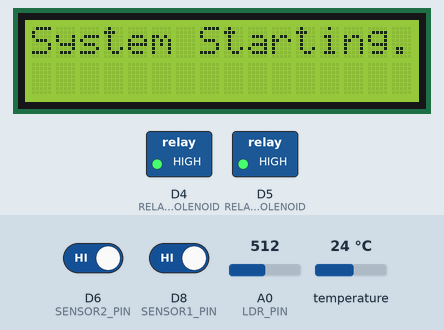
The sketch below on a simulated ESP8266 (NodeMCU). Shown: 16×2 character LCD, switched loads named in the sketch (green lamp = pin HIGH). The inputs (shaded band) are chosen by the test bench; at power-on: A0 (LDR_PIN) = 512, temperature 24 °C, D6 (SENSOR2_PIN) HIGH, D8 (SENSOR1_PIN) HIGH. What the sketch prints to the serial monitor is not drawn.

Above: at 2.2 s.
At 5.3 s:
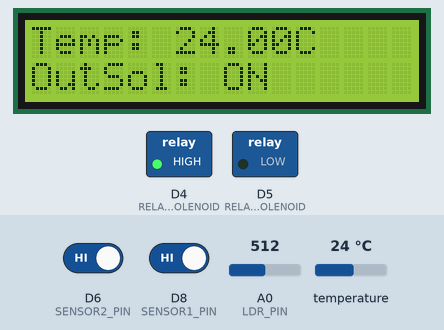
5.4 s: A0 (LDR_PIN) set to 589
7.4 s: A0 (LDR_PIN) set to 616
At 8.3 s:
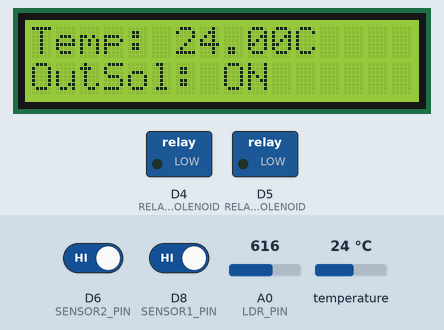
9.2 s: temperature set to 12 °C
At 11.2 s:
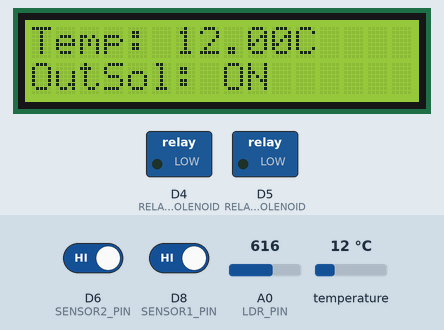
13.9 s: temperature set to 19 °C
At 15.0 s:
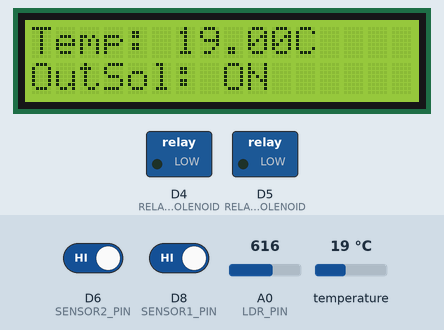
Timing chart, 0 to 16.9 s (numbered marks = the images above; inputs shaded):
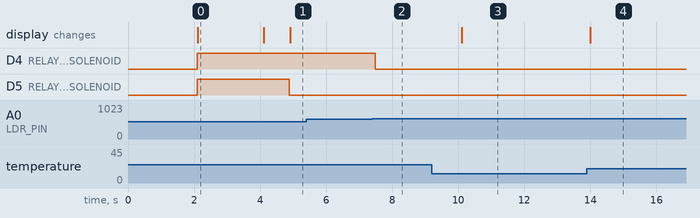

Measured:
- the behaviour switches between 599 and 600 on A0 (LDR_PIN) (found by bisection; images 1 and 2)
- after the input at 5.4 s, every drawn part: stays the same
- after the input at 7.4 s, D4 (RELAY_PIN_SOLENOID): HIGH → LOW after 0.08 s
- after the input at 9.2 s, the display: changes after 0.91 s (image 3)
- after the input at 13.9 s, the display: changes after 0.10 s (image 4)
- what the display in image 0 shows lasts 2.0 s, from 2.1 s to 4.1 s

The sketch:

SmartWaterControl.ino
```cpp
#include <Wire.h>
#include <LiquidCrystal_I2C.h>
#include <OneWire.h>
#include <DallasTemperature.h>

// Pin assignments
#define SENSOR1_PIN D8          // First water sensor connected to D8
#define SENSOR2_PIN D6          // Second water sensor connected to D6
#define RELAY_PIN_SOLENOID D4   // Relay for solenoid connected to D4 (Active LOW)
#define RELAY_OUTPUT_SOLENOID D5 // Relay for output solenoid connected to pin 10 (SD2)
#define ONE_WIRE_BUS_1 D7       // DS18B20 for tank 1 connected to D5
#define LDR_PIN A0              // LDR connected to A0

// Setup OneWire and DS18B20
OneWire oneWire1(ONE_WIRE_BUS_1);  // Tank 1 temperature sensor
DallasTemperature sensorsTank1(&oneWire1);

// Initialize the I2C LCD
LiquidCrystal_I2C lcd(0x27, 16, 2); // Adjust the address (0x27) and size (16, 2) as needed

void setup() {
  Serial.begin(115200);

  // Initialize the LCD
  lcd.begin();
  lcd.backlight();

  // Display initialization message
  lcd.setCursor(0, 0);
  lcd.print("Initializing...");
  Serial.println("Initializing...");

  // Simulate a delay for initialization
  delay(2000);

  // Display system start message
  lcd.clear();
  lcd.setCursor(0, 0);
  lcd.print("System Starting...");
  Serial.println("System Starting...");

  // Configure sensor pins as inputs
  pinMode(SENSOR1_PIN, INPUT);
  pinMode(SENSOR2_PIN, INPUT);

  // Configure relay pins as outputs
  pinMode(RELAY_PIN_SOLENOID, OUTPUT);
  pinMode(RELAY_OUTPUT_SOLENOID, OUTPUT);

  // Initially turn off both relays (HIGH to keep them OFF for active LOW relays)
  digitalWrite(RELAY_PIN_SOLENOID, HIGH);
  digitalWrite(RELAY_OUTPUT_SOLENOID, HIGH);

  Serial.println("Relays OFF at startup");

  // Start the DS18B20 temperature sensor
  sensorsTank1.begin();

  // Wait a bit before the system begins operation
  delay(2000);

  // Clear the display after system initialization
  lcd.clear();
}

void loop() {
  // Read temperature from DS18B20
  sensorsTank1.requestTemperatures();  // Get temperature for tank 1

  float tempTank1 = sensorsTank1.getTempCByIndex(0);  // Get tank 1 temperature in Celsius

  // Read states of the two water sensors
  int sensor1State = digitalRead(SENSOR1_PIN);  // Read state of sensor 1
  int sensor2State = digitalRead(SENSOR2_PIN);  // Read state of sensor 2

  // Read LDR value
  int ldrValue = analogRead(LDR_PIN);  // Read LDR value
  Serial.print("LDR Value: ");
  Serial.println(ldrValue);

  // Threshold for LDR (Adjust this based on your lighting condition)
  int ldrThreshold = 600;

  // Print sensor states and temperature for debugging
  Serial.print("Sensor 1: ");
  Serial.print(sensor1State == LOW ? "EMPTY" : "FULL");
  Serial.print(" | Sensor 2: ");
  Serial.print(sensor2State == LOW ? "EMPTY" : "FULL");
  Serial.print(" | TempTank1: ");
  Serial.print(tempTank1);
  Serial.println(" °C");

  // Check for daylight
  if (ldrValue >= ldrThreshold) {
    // Daytime detected - keep solenoid relay ON
    digitalWrite(RELAY_PIN_SOLENOID, LOW);  // Turn ON solenoid (active LOW)
    Serial.println("Daytime detected - Solenoid Relay ON");
  } else {
    // Nighttime or no sunlight detected, control solenoid based on sensors
    Serial.println("No sunlight detected - checking water sensors.");

    // Control solenoid relay based on water level sensors
    if (sensor1State == LOW && sensor2State == LOW) {
      digitalWrite(RELAY_PIN_SOLENOID, LOW);  // Turn ON solenoid (active LOW)
      Serial.println("Both sensors EMPTY - Solenoid Relay ON");
    } else if (sensor1State == HIGH && sensor2State == HIGH) {
      digitalWrite(RELAY_PIN_SOLENOID, HIGH);  // Turn OFF solenoid
      Serial.println("Both sensors FULL - Solenoid Relay OFF");
    }
  }

  // Control output solenoid relay based on tank 1 temperature
  if (tempTank1 < 45) {
    digitalWrite(RELAY_OUTPUT_SOLENOID, LOW);  // Turn ON output solenoid (active LOW)
    Serial.println("Tank 1 Temp below 45°C - Output Solenoid ON");
  } else {
    digitalWrite(RELAY_OUTPUT_SOLENOID, HIGH);  // Turn OFF output solenoid
    Serial.println("Tank 1 Temp above 45°C - Output Solenoid OFF");
  }

  // Update the LCD with temperature and output solenoid status
  lcd.clear();
  lcd.setCursor(0, 0); // Set cursor to first row
  lcd.print("Temp: ");
  lcd.print(tempTank1);
  lcd.print("C");

  lcd.setCursor(0, 1); // Set cursor to second row
  lcd.print("OutSol: ");
  lcd.print(digitalRead(RELAY_OUTPUT_SOLENOID) == HIGH ? "OFF" : "ON");

  delay(500);  // Wait for 500 milliseconds before checking again
}
```
